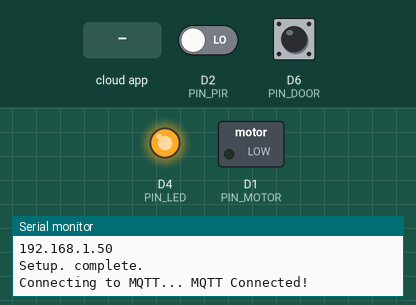
Simulated run of this sketch. Board: ESP8266 (NodeMCU). Parts: switched loads named in the sketch (green lamp = pin HIGH), output pins drawn as LEDs (lit = HIGH), the last lines printed to the serial monitor. The inputs (shaded band) are chosen by the test bench; at power-on: D6 (PIN_DOOR) HIGH, D2 (PIN_PIR) LOW. WiFi joins after 1.5 s; servers stay silent unless stated; no MQTT or app messages arrive unless stated.

Above: at 4.2 s.
4.3 s: the phone or cloud app sets mode to 2
7.3 s: D6 (PIN_DOOR) driven LOW
At 8.5 s:
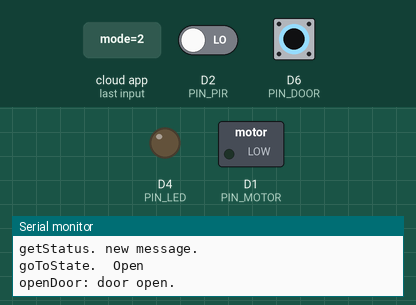
8.8 s: the phone or cloud app sets mode to 0
11.8 s: D6 (PIN_DOOR) driven HIGH
At 12.8 s:
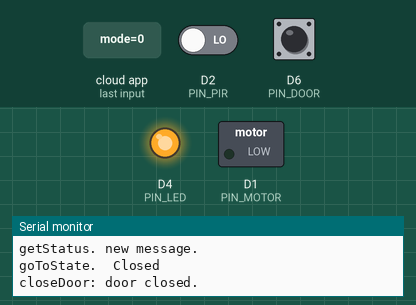
13.3 s: D6 (PIN_DOOR) driven LOW
16.3 s: D6 (PIN_DOOR) pulsed HIGH 2 times (0.12 s each, 0.3 s apart)
At 16.8 s:
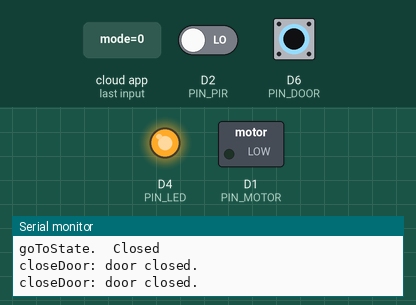
Timing chart, 0 to 67.4 s (numbered marks = the images above; inputs shaded):
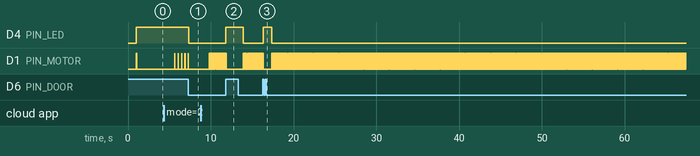

The sketch:

Cat_Door_Sep2021.ino
```cpp
#include <Streaming.h>
#include <Metro.h>
#include <Bounce.h>
#include <FiniteStateMachine.h>
#include <ESP8266WiFi.h>
#include "Adafruit_MQTT.h"
#include "Adafruit_MQTT_Client.h"

#define WLAN_SSID       "Looney"
#define WLAN_PASS       "TinyandTooney"

#define MQTT_SERVER      "broker.hivemq.com"
#define MQTT_SERVERPORT  1883

// D4 is builtin LED
#define PIN_LED D4
#define PIN_MOTOR D1
#define PIN_DOOR D6
#define PIN_PIR D2

Bounce door = Bounce( PIN_DOOR, 1 );
Bounce motion = Bounce( PIN_PIR, 1 );

String stateNames[] = {
  "Closed",
  "In Only",
  "Open",
};

void goToState(byte state);
void closeDoor();
void openDoor();
void openDoorOnMotion();

uint32_t inOnlyOpenDuration = 60000; // ms; door remains open this long in InOnly/motion mode.

State closed = State(NULL, closeDoor, NULL);
State inOnly = State(NULL, openDoorOnMotion, NULL);
State open = State(NULL, openDoor, NULL);

FSM sM = FSM(closed); // initialize state machine

WiFiClient client;

Adafruit_MQTT_Client mqtt(&client, MQTT_SERVER, MQTT_SERVERPORT);

Adafruit_MQTT_Publish pubMotion = Adafruit_MQTT_Publish(&mqtt, "magister/catdoor/motion");
Adafruit_MQTT_Publish pubDoor = Adafruit_MQTT_Publish(&mqtt, "magister/catdoor/door");

Adafruit_MQTT_Subscribe subMode = Adafruit_MQTT_Subscribe(&mqtt, "magister/catdoor/mode");
Adafruit_MQTT_Subscribe motionDur = Adafruit_MQTT_Subscribe(&mqtt, "magister/catdoor/motionDur");

void MQTT_connect();
void setup() {
  delay(1000);

  pinMode(PIN_LED, OUTPUT);
  pinMode(PIN_MOTOR, OUTPUT);
  pinMode(PIN_DOOR, INPUT_PULLUP);
  pinMode(PIN_PIR, INPUT);

  Serial.begin(115200);
  Serial << endl << endl;
  Serial << "Setup. begin." << endl;

  digitalWrite(PIN_LED, LOW); // boot indicator

  // close the door
  sM.transitionTo(closed);
  sensorUpdate(10);
  pulseDoorMotor(20); // flick it open
  while ( door.read() == LOW )  closeDoor();

  Serial << "Connecting to: " << WLAN_SSID << endl;
  WiFi.disconnect();
  WiFi.mode(WIFI_STA);
  WiFi.begin(WLAN_SSID, WLAN_PASS);

  // Setup MQTT subscription for instructions.
  mqtt.subscribe(&subMode);
  mqtt.subscribe(&motionDur);

  Serial << "WiFi connecting " << endl;
  byte retries = 20;
  boolean ledState = false;
  while (WiFi.status() != WL_CONNECTED) {
    delay(1000);  // wait
    if (retries-- == 0) while (1);  // basically die and wait for WDT to reset me
    Serial.print(".");
    ledState = !ledState;
    digitalWrite(PIN_LED, ledState); // blink while waiting to connect
  }
  Serial.println();

  Serial.println("WiFi connected");
  Serial.println("IP address: "); Serial.println(WiFi.localIP());

  digitalWrite(PIN_LED, HIGH); // all clear
  Serial << "Setup. complete." << endl;
}

void loop() {
  MQTT_connect();
  yield();

  getStatus();
  yield();

  sensorUpdate(2);
  yield();

  sM.update();
  yield();

  static Metro pubIntervalDoor = 11000UL;
  if ( pubIntervalDoor.check() ) {
    pubIntervalDoor.reset();
    if ( door.read() == LOW) pubDoor.publish(1);
    else pubDoor.publish(0);
  }
  static Metro pubIntervalMotion = 3000UL;
  if ( pubIntervalMotion.check() ) {
    pubIntervalMotion.reset();
    if ( motion.read() == HIGH) pubMotion.publish(1);
    else pubMotion.publish(0);
  }

}

void getStatus() {
  Adafruit_MQTT_Subscribe *subscription;
  while ((subscription = mqtt.readSubscription(1000))) {

    Serial << "getStatus. new message." << endl;

    if ( subscription == &subMode ) {
      String msg = (char *)subMode.lastread;
      if ( msg.length() > 1 ) {
        Serial << "getStatus.  error.  Got weird mode '" << msg << "'." << endl;
        return;
      }
      byte newMode = constrain(msg.toInt(), 0, sizeof(stateNames));

      goToState(newMode);
    }

    if ( subscription == &motionDur ) {
      String msg = (char *)motionDur.lastread;
      uint32_t newDuration = constrain(msg.toInt(), 0, 120); // constrain to under two minutes
      inOnlyOpenDuration = newDuration * 1000UL;

      Serial << "getStatus. setting inOnlyOpenDuration = " << inOnlyOpenDuration << endl;
    }

  }
}

void goToState(byte mode) {
  mode = constrain(mode, 0, sizeof(stateNames));
  Serial << "goToState.  " << stateNames[mode] << endl;
  switch ( mode ) {
    case 0: sM.transitionTo(closed); break;
    case 1: sM.transitionTo(inOnly); break;
    case 2: sM.transitionTo(open); break;
  }
}

// door.read() == LOW -> door is open
// door.read() == HIGH -> door is closed
// motion.read() == LOW -> no motion
// motion.read() == HIGH -> motion
void sensorUpdate(uint32_t dur) {
  Metro waitfor(dur);
  waitfor.reset();

  while ( ! waitfor.check() ) {
    motion.update();
    door.update();
    yield();
  }

  digitalWrite(PIN_LED, door.read());
}

// Door
// HIGH==Closed
// LOW==Open
void pulseDoorMotor(uint32_t dur) {
  digitalWrite(PIN_MOTOR, HIGH);    // motor on
  sensorUpdate(dur);
  digitalWrite(PIN_MOTOR, LOW);    // motor off
  sensorUpdate(20);
}
void openDoor() {
  if ( door.read() == HIGH ) {
    // light touch reuqired to open the door.
    const uint32_t pulseDur = 8;
    while ( door.read() == HIGH ) pulseDoorMotor(pulseDur);

    pubDoor.publish(true);
    Serial << "openDoor: door open." << endl;
  }
}
void closeDoor() {
  if ( door.read() == LOW ) {
    // heavy touch required to close the door. boo.
    const uint32_t pulseDur = 20;
    while ( door.read() == LOW ) pulseDoorMotor(pulseDur);

    // and one more, for good measure.
    pulseDoorMotor(pulseDur);

    pubDoor.publish(false);
    Serial << "closeDoor: door closed." << endl;
  }
}

void openDoorOnMotion() {
  // track motion and time
  static uint32_t last = millis();
  uint32_t now = millis();
  static boolean doorState = false;

  // motion?
  if ( motion.read() == HIGH ) {
    // open the door
    openDoor();
    last = now;
    // note we have motion
    if ( !doorState ) {
      pubMotion.publish(true);
      Serial << "openDoorOnMotion: motion=1... " << now << endl;
      doorState = true;
    }
  }

  // ready to close
  if ( (now - last) > inOnlyOpenDuration ) {
    // open the door
    closeDoor();
    // note we have no motion
    if ( doorState ) {
      pubMotion.publish(false);
      Serial << "openDoorOnMotion: motion=0... " << now << endl;
      doorState = false;
    }
  }
}

// Function to connect and reconnect as necessary to the MQTT server.
// Should be called in the loop function and it will take care if connecting.
void MQTT_connect() {
  int8_t ret;

  // Stop if already connected.
  if (mqtt.connected()) {
    return;
  }

  Serial.print("Connecting to MQTT... ");

  uint8_t retries = 3;
  while ((ret = mqtt.connect()) != 0) { // connect will return 0 for connected
    Serial.println(mqtt.connectErrorString(ret));
    Serial.println("Retrying MQTT connection in 5 seconds...");
    mqtt.disconnect();
    delay(5000);  // wait 5 seconds
    retries--;
    if (retries == 0) {
      // basically die and wait for WDT to reset me
      while (1);
    }
  }
  Serial.println("MQTT Connected!");
}
```

Measured:
- after the input at 7.3 s, D4 (PIN_LED): HIGH → LOW at once; D1 (PIN_MOTOR): goes on until 7.3 s, then stays LOW
- after the input at 8.8 s, D1 (PIN_MOTOR): alternates HIGH for 0.02 s and LOW for 0.02 s, starting after 1.0 s
- after the input at 11.8 s, D4 (PIN_LED): LOW → HIGH at once; D1 (PIN_MOTOR): goes on until 11.8 s, then stays LOW
- after the input at 13.3 s, D4 (PIN_LED): HIGH → LOW after 0.59 s; D1 (PIN_MOTOR): alternates HIGH for 0.02 s and LOW for 0.02 s, starting after 0.59 s
- after the input at 16.3 s, D4 (PIN_LED): LOW → HIGH at once, → LOW 1.1 s later
